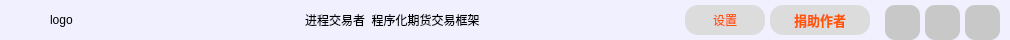
        <widget class="QFrame" name="Headerframe">
         <property name="minimumSize">
          <size>
           <width>0</width>
           <height>40</height>
          </size>
         </property>
         <property name="maximumSize">
          <size>
           <width>16777215</width>
           <height>40</height>
          </size>
         </property>
         <property name="styleSheet">
          <string notr="true">QFrame {
	background-color: rgb(240, 240, 255);
	border:none;
	border-radius: 15px;
}</string>
         </property>
         <property name="frameShape">
          <enum>QFrame::StyledPanel</enum>
         </property>
         <property name="frameShadow">
          <enum>QFrame::Raised</enum>
         </property>
         <layout class="QHBoxLayout" name="horizontalLayout_7">
          <property name="spacing">
           <number>5</number>
          </property>
          <property name="leftMargin">
           <number>20</number>
          </property>
          <property name="topMargin">
           <number>0</number>
          </property>
          <property name="rightMargin">
           <number>5</number>
          </property>
          <property name="bottomMargin">
           <number>0</number>
          </property>
          <item>
           <spacer name="horizontalSpacer_10">
            <property name="orientation">
             <enum>Qt::Horizontal</enum>
            </property>
            <property name="sizeType">
             <enum>QSizePolicy::Fixed</enum>
            </property>
            <property name="sizeHint" stdset="0">
             <size>
              <width>30</width>
              <height>20</height>
             </size>
            </property>
           </spacer>
          </item>
          <item>
           <widget class="QFrame" name="frame_68">
            <property name="minimumSize">
             <size>
              <width>120</width>
              <height>0</height>
             </size>
            </property>
            <property name="maximumSize">
             <size>
              <width>120</width>
              <height>50</height>
             </size>
            </property>
            <property name="contextMenuPolicy">
             <enum>Qt::CustomContextMenu</enum>
            </property>
            <property name="styleSheet">
             <string notr="true"/>
            </property>
            <property name="frameShape">
             <enum>QFrame::StyledPanel</enum>
            </property>
            <property name="frameShadow">
             <enum>QFrame::Raised</enum>
            </property>
            <layout class="QHBoxLayout" name="horizontalLayout_39">
             <property name="spacing">
              <number>0</number>
             </property>
             <property name="leftMargin">
              <number>0</number>
             </property>
             <property name="topMargin">
              <number>0</number>
             </property>
             <property name="rightMargin">
              <number>0</number>
             </property>
             <property name="bottomMargin">
              <number>0</number>
             </property>
             <item>
              <widget class="QLabel" name="label_logo">
               <property name="minimumSize">
                <size>
                 <width>120</width>
                 <height>40</height>
                </size>
               </property>
               <property name="maximumSize">
                <size>
                 <width>120</width>
                 <height>40</height>
                </size>
               </property>
               <property name="text">
                <string>logo</string>
               </property>
               <property name="scaledContents">
                <bool>true</bool>
               </property>
              </widget>
             </item>
            </layout>
           </widget>
          </item>
          <item>
           <spacer name="horizontalSpacer_2">
            <property name="orientation">
             <enum>Qt::Horizontal</enum>
            </property>
            <property name="sizeType">
             <enum>QSizePolicy::Expanding</enum>
            </property>
            <property name="sizeHint" stdset="0">
             <size>
              <width>130</width>
              <height>20</height>
             </size>
            </property>
           </spacer>
          </item>
          <item>
           <widget class="QLabel" name="label_tital">
            <property name="styleSheet">
             <string notr="true">font: 700 20pt &quot;等线&quot;;
color: rgb(0, 0, 0);
border: none;</string>
            </property>
            <property name="text">
             <string>进程交易者  程序化期货交易框架</string>
            </property>
           </widget>
          </item>
          <item>
           <spacer name="horizontalSpacer">
            <property name="orientation">
             <enum>Qt::Horizontal</enum>
            </property>
            <property name="sizeType">
             <enum>QSizePolicy::Expanding</enum>
            </property>
            <property name="sizeHint" stdset="0">
             <size>
              <width>200</width>
              <height>20</height>
             </size>
            </property>
           </spacer>
          </item>
          <item>
           <widget class="QPushButton" name="Btn_setting">
            <property name="minimumSize">
             <size>
              <width>80</width>
              <height>30</height>
             </size>
            </property>
            <property name="maximumSize">
             <size>
              <width>80</width>
              <height>30</height>
             </size>
            </property>
            <property name="styleSheet">
             <string notr="true">QPushButton {
	border: none;	
	background-color: rgb(220, 220, 220);
	color: rgb(255, 85, 0);	
	
	font: 700 10pt &quot;等线&quot;;
	border-radius: 13px;
}

QPushButton:hover {
	border-left: 3px solid rgb(255, 85, 0);
	border-right: 3px solid rgb(255, 85, 0);
}

QPushButton:pressed {
	background-color: rgb(125, 125, 125);
}</string>
            </property>
            <property name="text">
             <string>设置</string>
            </property>
            <property name="icon">
             <iconset resource="../resource.qrc">
              <normaloff>:/图标/icons/设置.svg</normaloff>:/图标/icons/设置.svg</iconset>
            </property>
            <property name="iconSize">
             <size>
              <width>30</width>
              <height>30</height>
             </size>
            </property>
           </widget>
          </item>
          <item>
           <widget class="QPushButton" name="Btn_donation">
            <property name="minimumSize">
             <size>
              <width>100</width>
              <height>30</height>
             </size>
            </property>
            <property name="maximumSize">
             <size>
              <width>100</width>
              <height>30</height>
             </size>
            </property>
            <property name="font">
             <font>
              <family>等线</family>
              <pointsize>10</pointsize>
              <italic>false</italic>
              <bold>true</bold>
             </font>
            </property>
            <property name="styleSheet">
             <string notr="true">QPushButton {
	border: none;	
	background-color: rgb(220, 220, 220);
	color: rgb(255, 85, 0);	
	
	font: 700 10pt &quot;等线&quot;;
	border-radius: 13px;
}

QPushButton:hover {
	border-left: 3px solid rgb(255, 85, 0);
	border-right: 3px solid rgb(255, 85, 0);
}

QPushButton:pressed {
	background-color: rgb(125, 125, 125);
}</string>
            </property>
            <property name="text">
             <string>捐助作者</string>
            </property>
            <property name="icon">
             <iconset resource="../resource.qrc">
              <normaloff>:/图标/icons/作者.svg</normaloff>:/图标/icons/作者.svg</iconset>
            </property>
            <property name="iconSize">
             <size>
              <width>30</width>
              <height>30</height>
             </size>
            </property>
           </widget>
          </item>
          <item>
           <spacer name="horizontalSpacer_3">
            <property name="orientation">
             <enum>Qt::Horizontal</enum>
            </property>
            <property name="sizeType">
             <enum>QSizePolicy::Preferred</enum>
            </property>
            <property name="sizeHint" stdset="0">
             <size>
              <width>10</width>
              <height>20</height>
             </size>
            </property>
           </spacer>
          </item>
          <item>
           <widget class="QFrame" name="frame_99">
            <property name="minimumSize">
             <size>
              <width>120</width>
              <height>0</height>
             </size>
            </property>
            <property name="frameShape">
             <enum>QFrame::StyledPanel</enum>
            </property>
            <property name="frameShadow">
             <enum>QFrame::Raised</enum>
            </property>
            <layout class="QHBoxLayout" name="horizontalLayout_53">
             <property name="spacing">
              <number>5</number>
             </property>
             <property name="leftMargin">
              <number>0</number>
             </property>
             <property name="topMargin">
              <number>5</number>
             </property>
             <property name="rightMargin">
              <number>5</number>
             </property>
             <property name="bottomMargin">
              <number>0</number>
             </property>
             <item>
              <widget class="QPushButton" name="Btn_min_window">
               <property name="minimumSize">
                <size>
                 <width>35</width>
                 <height>35</height>
                </size>
               </property>
               <property name="maximumSize">
                <size>
                 <width>35</width>
                 <height>35</height>
                </size>
               </property>
               <property name="styleSheet">
                <string notr="true">QPushButton {
	border: none;
	border-radius: 10px;
	background-color: rgb(200, 200, 200);
	text-align: center;
}

QPushButton:hover {
	border: 2px solid rgb(255, 85, 0);
}

QPushButton:pressed {
	background-color: rgb(121, 121, 121)
}</string>
               </property>
               <property name="text">
                <string/>
               </property>
               <property name="icon">
                <iconset resource="../resource.qrc">
                 <normaloff>:/图标/icons/减号.svg</normaloff>:/图标/icons/减号.svg</iconset>
               </property>
               <property name="iconSize">
                <size>
                 <width>40</width>
                 <height>40</height>
                </size>
               </property>
              </widget>
             </item>
             <item>
              <widget class="QPushButton" name="Btn_normal_max_window">
               <property name="minimumSize">
                <size>
                 <width>35</width>
                 <height>35</height>
                </size>
               </property>
               <property name="maximumSize">
                <size>
                 <width>35</width>
                 <height>35</height>
                </size>
               </property>
               <property name="styleSheet">
                <string notr="true">QPushButton {
	border: none;
	border-radius: 10px;
	background-color: rgb(200, 200, 200);
	text-align: center;
}

QPushButton:hover {
	border: 2px solid rgb(255, 85, 0);
}

QPushButton:pressed {
	background-color: rgb(121, 121, 121)
}</string>
               </property>
               <property name="text">
                <string/>
               </property>
               <property name="icon">
                <iconset resource="../resource.qrc">
                 <normaloff>:/图标/icons/分类.svg</normaloff>:/图标/icons/分类.svg</iconset>
               </property>
               <property name="iconSize">
                <size>
                 <width>30</width>
                 <height>30</height>
                </size>
               </property>
              </widget>
             </item>
             <item>
              <widget class="QPushButton" name="Btn_close_window">
               <property name="minimumSize">
                <size>
                 <width>35</width>
                 <height>35</height>
                </size>
               </property>
               <property name="maximumSize">
                <size>
                 <width>35</width>
                 <height>35</height>
                </size>
               </property>
               <property name="styleSheet">
                <string notr="true">QPushButton {
	border: none;
	border-radius: 10px;
	background-color: rgb(200, 200, 200);
	text-align: center;
}

QPushButton:hover {
	border: 2px solid rgb(255, 85, 0);
}

QPushButton:pressed {
	background-color: rgb(121, 121, 121)
}</string>
               </property>
               <property name="text">
                <string/>
               </property>
               <property name="icon">
                <iconset resource="../resource.qrc">
                 <normaloff>:/图标/icons/关闭 (1).svg</normaloff>:/图标/icons/关闭 (1).svg</iconset>
               </property>
               <property name="iconSize">
                <size>
                 <width>35</width>
                 <height>35</height>
                </size>
               </property>
              </widget>
             </item>
            </layout>
           </widget>
          </item>
         </layout>
        </widget>
